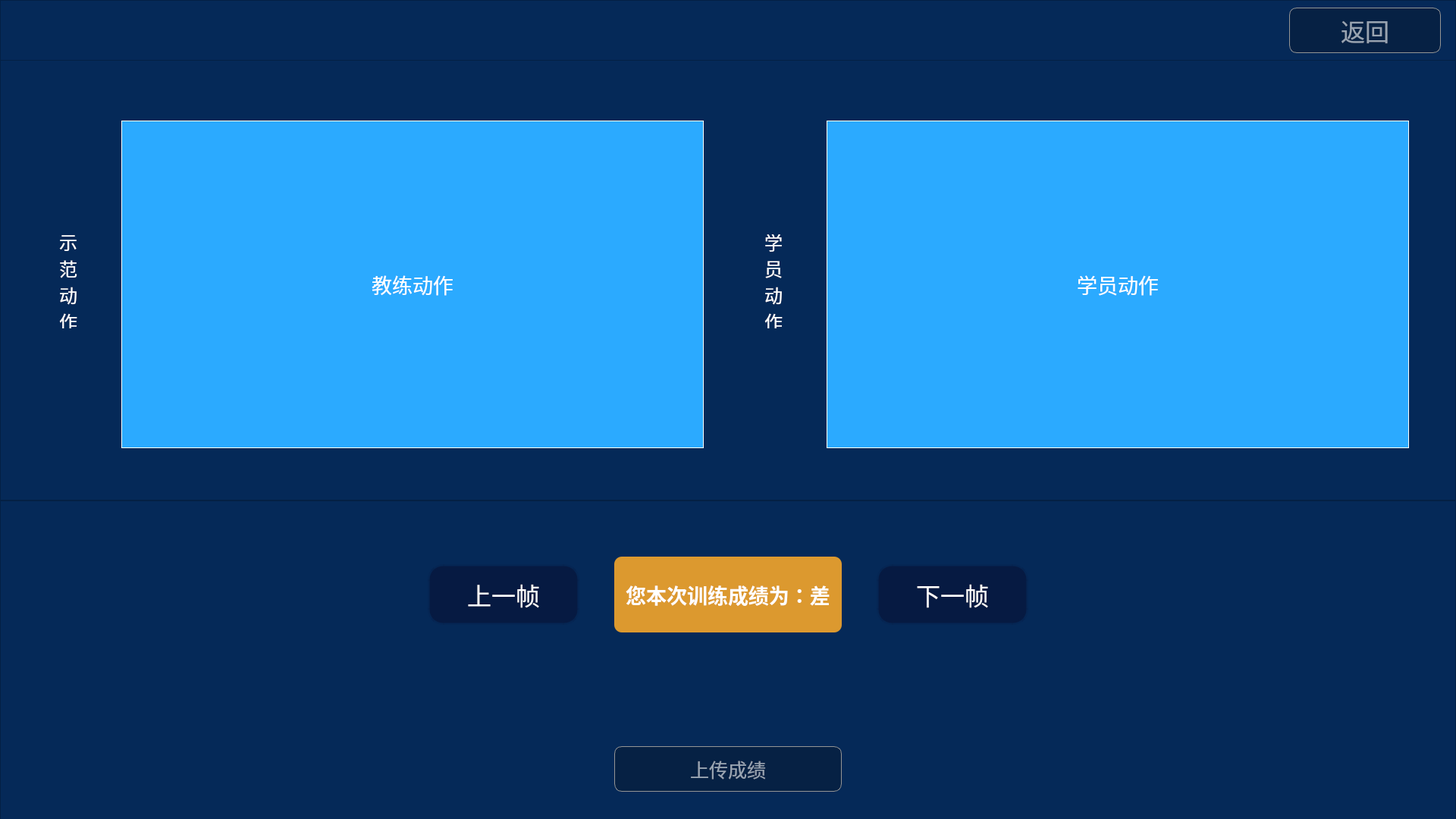
<?xml version="1.0" encoding="UTF-8"?>
<ui version="4.0">
 <class>Action_Eval</class>
 <widget class="QWidget" name="Action_Eval">
  <property name="geometry">
   <rect>
    <x>0</x>
    <y>0</y>
    <width>1920</width>
    <height>1080</height>
   </rect>
  </property>
  <property name="windowTitle">
   <string>Form</string>
  </property>
  <property name="styleSheet">
   <string notr="true">QFrame{
background-color: rgb(5,41,88);
}</string>
  </property>
  <widget class="QFrame" name="show_frae">
   <property name="geometry">
    <rect>
     <x>0</x>
     <y>79</y>
     <width>1920</width>
     <height>581</height>
    </rect>
   </property>
   <property name="frameShape">
    <enum>QFrame::StyledPanel</enum>
   </property>
   <property name="frameShadow">
    <enum>QFrame::Raised</enum>
   </property>
   <widget class="QLabel" name="lab_hint1">
    <property name="geometry">
     <rect>
      <x>60</x>
      <y>230</y>
      <width>60</width>
      <height>124</height>
     </rect>
    </property>
    <property name="minimumSize">
     <size>
      <width>60</width>
      <height>0</height>
     </size>
    </property>
    <property name="maximumSize">
     <size>
      <width>60</width>
      <height>16777215</height>
     </size>
    </property>
    <property name="font">
     <font>
      <family>微软雅黑</family>
      <pointsize>18</pointsize>
      <weight>50</weight>
      <bold>false</bold>
     </font>
    </property>
    <property name="styleSheet">
     <string notr="true">color: rgb(255, 255, 255);</string>
    </property>
    <property name="text">
     <string>示
范
动
作</string>
    </property>
    <property name="alignment">
     <set>Qt::AlignCenter</set>
    </property>
   </widget>
   <widget class="QLabel" name="lab_right_fig">
    <property name="geometry">
     <rect>
      <x>160</x>
      <y>80</y>
      <width>768</width>
      <height>432</height>
     </rect>
    </property>
    <property name="minimumSize">
     <size>
      <width>768</width>
      <height>432</height>
     </size>
    </property>
    <property name="maximumSize">
     <size>
      <width>768</width>
      <height>432</height>
     </size>
    </property>
    <property name="font">
     <font>
      <family>微软雅黑</family>
      <pointsize>20</pointsize>
      <weight>50</weight>
      <bold>false</bold>
     </font>
    </property>
    <property name="styleSheet">
     <string notr="true">background-color: rgb(43, 170, 255);
color: rgb(255, 255, 255);
border:1px solid;
border-color:rgb(255, 255, 255);</string>
    </property>
    <property name="text">
     <string>教练动作</string>
    </property>
    <property name="alignment">
     <set>Qt::AlignCenter</set>
    </property>
   </widget>
   <widget class="QLabel" name="lab_hint2">
    <property name="geometry">
     <rect>
      <x>990</x>
      <y>230</y>
      <width>60</width>
      <height>124</height>
     </rect>
    </property>
    <property name="minimumSize">
     <size>
      <width>60</width>
      <height>0</height>
     </size>
    </property>
    <property name="maximumSize">
     <size>
      <width>60</width>
      <height>16777215</height>
     </size>
    </property>
    <property name="font">
     <font>
      <family>微软雅黑</family>
      <pointsize>18</pointsize>
      <weight>50</weight>
      <bold>false</bold>
     </font>
    </property>
    <property name="styleSheet">
     <string notr="true">color: rgb(255, 255, 255);</string>
    </property>
    <property name="text">
     <string>学
员
动
作</string>
    </property>
    <property name="alignment">
     <set>Qt::AlignCenter</set>
    </property>
   </widget>
   <widget class="QLabel" name="lab_left_fig">
    <property name="geometry">
     <rect>
      <x>1090</x>
      <y>80</y>
      <width>768</width>
      <height>432</height>
     </rect>
    </property>
    <property name="minimumSize">
     <size>
      <width>768</width>
      <height>432</height>
     </size>
    </property>
    <property name="maximumSize">
     <size>
      <width>768</width>
      <height>423</height>
     </size>
    </property>
    <property name="sizeIncrement">
     <size>
      <width>0</width>
      <height>0</height>
     </size>
    </property>
    <property name="font">
     <font>
      <family>微软雅黑</family>
      <pointsize>20</pointsize>
      <weight>50</weight>
      <bold>false</bold>
     </font>
    </property>
    <property name="styleSheet">
     <string notr="true">background-color: rgb(43, 170, 255);
color: rgb(255, 255, 255);
border:1px solid;
border-color:rgb(255, 255, 255);</string>
    </property>
    <property name="text">
     <string>学员动作</string>
    </property>
    <property name="alignment">
     <set>Qt::AlignCenter</set>
    </property>
   </widget>
  </widget>
  <widget class="QFrame" name="control_frame">
   <property name="geometry">
    <rect>
     <x>0</x>
     <y>660</y>
     <width>1920</width>
     <height>460</height>
    </rect>
   </property>
   <property name="styleSheet">
    <string notr="true">QPushButton{
border:none;
color: rgb(255, 255, 255);
}</string>
   </property>
   <property name="frameShape">
    <enum>QFrame::StyledPanel</enum>
   </property>
   <property name="frameShadow">
    <enum>QFrame::Raised</enum>
   </property>
   <layout class="QGridLayout" name="gridLayout">
    <item row="0" column="3">
     <widget class="QLabel" name="lab_text">
      <property name="minimumSize">
       <size>
        <width>300</width>
        <height>100</height>
       </size>
      </property>
      <property name="maximumSize">
       <size>
        <width>300</width>
        <height>150</height>
       </size>
      </property>
      <property name="font">
       <font>
        <family>微软雅黑</family>
        <pointsize>20</pointsize>
        <weight>75</weight>
        <bold>true</bold>
       </font>
      </property>
      <property name="styleSheet">
       <string notr="true">background-color:rgb(220, 153, 47);
color:rgb(255, 255, 255);
border:none;
border-radius:10px;</string>
      </property>
      <property name="text">
       <string>您本次训练成绩为：差</string>
      </property>
      <property name="alignment">
       <set>Qt::AlignCenter</set>
      </property>
     </widget>
    </item>
    <item row="1" column="3">
     <spacer name="verticalSpacer">
      <property name="orientation">
       <enum>Qt::Vertical</enum>
      </property>
      <property name="sizeType">
       <enum>QSizePolicy::Fixed</enum>
      </property>
      <property name="sizeHint" stdset="0">
       <size>
        <width>20</width>
        <height>80</height>
       </size>
      </property>
     </spacer>
    </item>
    <item row="0" column="0">
     <spacer name="horizontalSpacer_2">
      <property name="orientation">
       <enum>Qt::Horizontal</enum>
      </property>
      <property name="sizeHint" stdset="0">
       <size>
        <width>40</width>
        <height>20</height>
       </size>
      </property>
     </spacer>
    </item>
    <item row="0" column="4">
     <spacer name="horizontalSpacer_4">
      <property name="orientation">
       <enum>Qt::Horizontal</enum>
      </property>
      <property name="sizeType">
       <enum>QSizePolicy::Minimum</enum>
      </property>
      <property name="sizeHint" stdset="0">
       <size>
        <width>40</width>
        <height>20</height>
       </size>
      </property>
     </spacer>
    </item>
    <item row="2" column="3">
     <widget class="QPushButton" name="btn_upload">
      <property name="sizePolicy">
       <sizepolicy hsizetype="Preferred" vsizetype="Preferred">
        <horstretch>0</horstretch>
        <verstretch>0</verstretch>
       </sizepolicy>
      </property>
      <property name="minimumSize">
       <size>
        <width>300</width>
        <height>60</height>
       </size>
      </property>
      <property name="maximumSize">
       <size>
        <width>150</width>
        <height>60</height>
       </size>
      </property>
      <property name="font">
       <font>
        <family>微软雅黑</family>
        <pointsize>19</pointsize>
       </font>
      </property>
      <property name="layoutDirection">
       <enum>Qt::LeftToRight</enum>
      </property>
      <property name="styleSheet">
       <string notr="true">
color: rgba(255, 255, 255, 150);
border:none;
border-radius:10px;
background-color: rgb(6,33,68);
border:1px solid;

border-color: rgb(149, 149, 149);</string>
      </property>
      <property name="text">
       <string>上传成绩</string>
      </property>
     </widget>
    </item>
    <item row="0" column="5">
     <widget class="QPushButton" name="btn_right">
      <property name="minimumSize">
       <size>
        <width>200</width>
        <height>80</height>
       </size>
      </property>
      <property name="maximumSize">
       <size>
        <width>200</width>
        <height>80</height>
       </size>
      </property>
      <property name="font">
       <font>
        <family>微软雅黑</family>
        <pointsize>24</pointsize>
        <weight>50</weight>
        <bold>false</bold>
       </font>
      </property>
      <property name="layoutDirection">
       <enum>Qt::LeftToRight</enum>
      </property>
      <property name="styleSheet">
       <string notr="true">background-color: rgb(6,26,66);
border-radius:20px;
border:5px solid;
border-color:rgba(6,26,66,50);</string>
      </property>
      <property name="text">
       <string>下一帧</string>
      </property>
      <property name="icon">
       <iconset resource="../res.qrc">
        <normaloff>:/icons/figs/icon/右箭头.png</normaloff>:/icons/figs/icon/右箭头.png</iconset>
      </property>
      <property name="iconSize">
       <size>
        <width>60</width>
        <height>60</height>
       </size>
      </property>
     </widget>
    </item>
    <item row="0" column="1">
     <widget class="QPushButton" name="btn_left">
      <property name="minimumSize">
       <size>
        <width>200</width>
        <height>80</height>
       </size>
      </property>
      <property name="maximumSize">
       <size>
        <width>200</width>
        <height>80</height>
       </size>
      </property>
      <property name="font">
       <font>
        <family>微软雅黑</family>
        <pointsize>24</pointsize>
        <weight>50</weight>
        <bold>false</bold>
       </font>
      </property>
      <property name="layoutDirection">
       <enum>Qt::RightToLeft</enum>
      </property>
      <property name="styleSheet">
       <string notr="true">background-color: rgb(6,26,66);
border-radius:20px;
border:5px solid;
border-color:rgba(6,26,66,50);</string>
      </property>
      <property name="text">
       <string>上一帧</string>
      </property>
      <property name="icon">
       <iconset resource="../res.qrc">
        <normaloff>:/icons/figs/icon/左箭头.png</normaloff>:/icons/figs/icon/左箭头.png</iconset>
      </property>
      <property name="iconSize">
       <size>
        <width>60</width>
        <height>60</height>
       </size>
      </property>
     </widget>
    </item>
    <item row="0" column="2">
     <spacer name="horizontalSpacer_3">
      <property name="orientation">
       <enum>Qt::Horizontal</enum>
      </property>
      <property name="sizeType">
       <enum>QSizePolicy::Minimum</enum>
      </property>
      <property name="sizeHint" stdset="0">
       <size>
        <width>40</width>
        <height>20</height>
       </size>
      </property>
     </spacer>
    </item>
    <item row="0" column="6">
     <spacer name="horizontalSpacer">
      <property name="orientation">
       <enum>Qt::Horizontal</enum>
      </property>
      <property name="sizeHint" stdset="0">
       <size>
        <width>40</width>
        <height>20</height>
       </size>
      </property>
     </spacer>
    </item>
   </layout>
  </widget>
  <widget class="QFrame" name="frame">
   <property name="geometry">
    <rect>
     <x>0</x>
     <y>0</y>
     <width>1920</width>
     <height>80</height>
    </rect>
   </property>
   <property name="styleSheet">
    <string notr="true">background-image: url(:/background/figs/background/头部5.png);</string>
   </property>
   <property name="frameShape">
    <enum>QFrame::StyledPanel</enum>
   </property>
   <property name="frameShadow">
    <enum>QFrame::Raised</enum>
   </property>
   <widget class="QPushButton" name="btn_back">
    <property name="geometry">
     <rect>
      <x>1700</x>
      <y>10</y>
      <width>200</width>
      <height>60</height>
     </rect>
    </property>
    <property name="minimumSize">
     <size>
      <width>200</width>
      <height>60</height>
     </size>
    </property>
    <property name="maximumSize">
     <size>
      <width>200</width>
      <height>60</height>
     </size>
    </property>
    <property name="font">
     <font>
      <family>微软雅黑</family>
      <pointsize>24</pointsize>
     </font>
    </property>
    <property name="styleSheet">
     <string notr="true">color: rgba(255, 255, 255, 150);
border:none;
border-radius:10px;
background-color: rgb(6,33,68);
border:1px solid;
border-color: rgb(149, 149, 149);</string>
    </property>
    <property name="text">
     <string>返回</string>
    </property>
    <property name="icon">
     <iconset resource="../res.qrc">
      <normaloff>:/icons/figs/icon/返回.png</normaloff>:/icons/figs/icon/返回.png</iconset>
    </property>
    <property name="iconSize">
     <size>
      <width>45</width>
      <height>45</height>
     </size>
    </property>
   </widget>
  </widget>
 </widget>
 <resources>
  <include location="../res.qrc"/>
 </resources>
 <connections/>
</ui>
